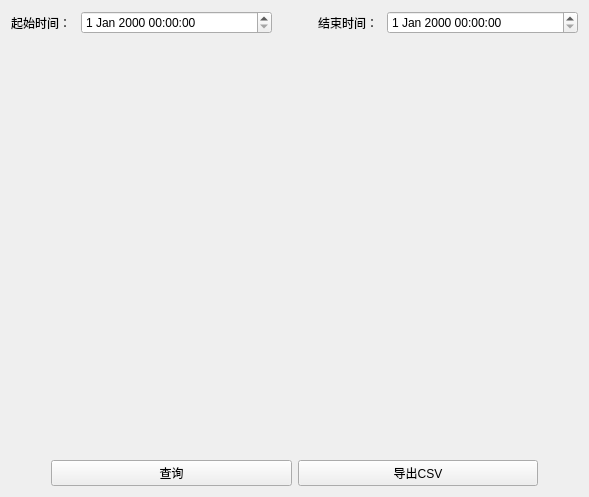
<?xml version="1.0" encoding="UTF-8"?>
<ui version="4.0">
 <class>HistoryWidget</class>
 <widget class="QWidget" name="HistoryWidget">
  <property name="geometry">
   <rect>
    <x>0</x>
    <y>0</y>
    <width>589</width>
    <height>497</height>
   </rect>
  </property>
  <property name="windowTitle">
   <string>Dialog</string>
  </property>
  <layout class="QGridLayout" name="gridLayout" rowstretch="2,1,14,2">
   <item row="0" column="0">
    <layout class="QHBoxLayout" name="horizontalLayout" stretch="1,3,0,1,3">
     <item>
      <widget class="QLabel" name="label">
       <property name="text">
        <string>起始时间：</string>
       </property>
      </widget>
     </item>
     <item>
      <widget class="QDateTimeEdit" name="dtStart"/>
     </item>
     <item>
      <spacer name="horizontalSpacer">
       <property name="orientation">
        <enum>Qt::Horizontal</enum>
       </property>
       <property name="sizeHint" stdset="0">
        <size>
         <width>40</width>
         <height>20</height>
        </size>
       </property>
      </spacer>
     </item>
     <item>
      <widget class="QLabel" name="label_2">
       <property name="text">
        <string>结束时间：</string>
       </property>
      </widget>
     </item>
     <item>
      <widget class="QDateTimeEdit" name="dtEnd"/>
     </item>
    </layout>
   </item>
   <item row="1" column="0">
    <widget class="QLabel" name="lblStatus">
     <property name="text">
      <string/>
     </property>
    </widget>
   </item>
   <item row="2" column="0">
    <widget class="QCustomPlot" name="plotHistory" native="true"/>
   </item>
   <item row="3" column="0">
    <layout class="QHBoxLayout" name="horizontalLayout_2">
     <item>
      <spacer name="horizontalSpacer_3">
       <property name="orientation">
        <enum>Qt::Horizontal</enum>
       </property>
       <property name="sizeType">
        <enum>QSizePolicy::Preferred</enum>
       </property>
       <property name="sizeHint" stdset="0">
        <size>
         <width>40</width>
         <height>20</height>
        </size>
       </property>
      </spacer>
     </item>
     <item>
      <widget class="QPushButton" name="btnQuery">
       <property name="text">
        <string>查询</string>
       </property>
      </widget>
     </item>
     <item>
      <widget class="QPushButton" name="btnExportCSV">
       <property name="text">
        <string>导出CSV</string>
       </property>
      </widget>
     </item>
     <item>
      <spacer name="horizontalSpacer_4">
       <property name="orientation">
        <enum>Qt::Horizontal</enum>
       </property>
       <property name="sizeType">
        <enum>QSizePolicy::Preferred</enum>
       </property>
       <property name="sizeHint" stdset="0">
        <size>
         <width>40</width>
         <height>20</height>
        </size>
       </property>
      </spacer>
     </item>
    </layout>
   </item>
  </layout>
 </widget>
 <customwidgets>
  <customwidget>
   <class>QCustomPlot</class>
   <extends>QWidget</extends>
   <header>qcustomplot.h</header>
   <container>1</container>
  </customwidget>
 </customwidgets>
 <resources/>
 <connections/>
</ui>
